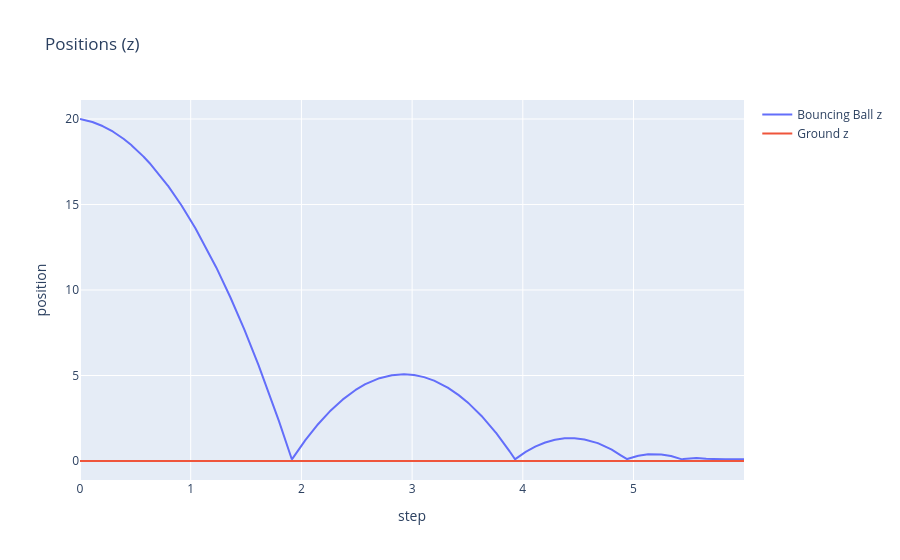

Notebook code for this chart:
### Code cell
motionPlot.plot_positions_z()

### Figure 1 — Plotly figure (JSON) as saved in the notebook; plotly's stock layout.template omitted (floating-point values rounded to 4 significant figures; data arrays with more than 128 entries replaced by an {"elided": "..."} marker saying what was removed)
{"data": [{"mode": "lines", "name": "Bouncing Ball z", "type": "scatter", "x": {"elided": "5999 float values"}, "y": {"elided": "5999 float values"}}, {"mode": "lines", "name": "Ground z", "type": "scatter", "x": {"elided": "5999 float values"}, "y": {"elided": "5999 float values"}}], "layout": {"title": {"text": "Positions (z)"}, "xaxis": {"title": {"text": "step"}}, "yaxis": {"title": {"text": "position"}}}}
